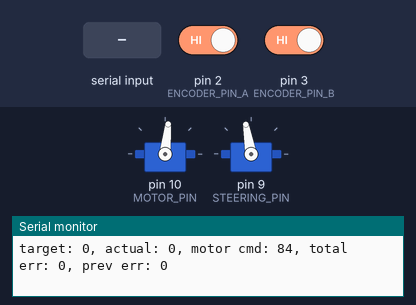
This sketch was run on a simulated Arduino Pro Mini, built with avr-gcc and run on an emulated ATmega328P. Shown: 2 × servo, the last lines printed to the serial monitor. Inputs (shaded band) come from the test bench; at power-on: pin 2 (ENCODER_PIN_A) HIGH, pin 3 (ENCODER_PIN_B) HIGH.

Above: at 1.2 s.
1.3 s: "-" received over Serial
At 1.85 s:
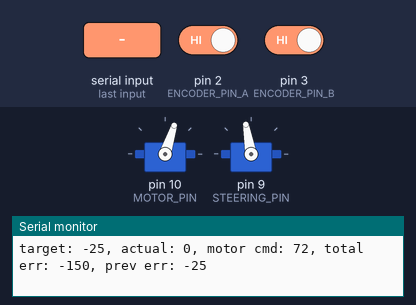
4.3 s: "/" received over Serial
At 6.8 s:
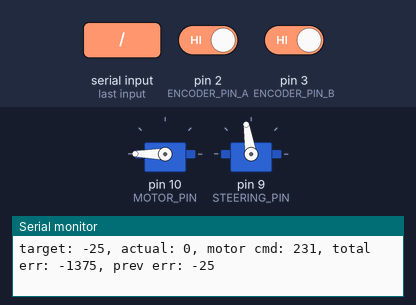
7.3 s: "+" received over Serial
At 8.3 s:
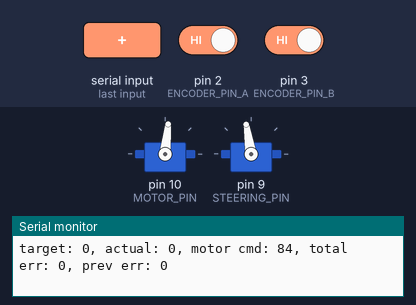
8.8 s: "+" received over Serial
At 9.35 s:
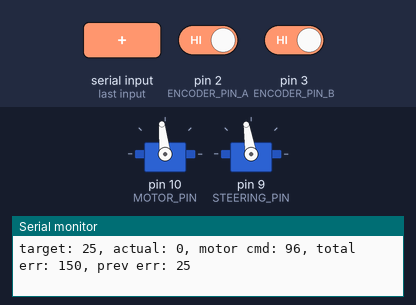
11.8 s: "*" received over Serial
At 11.95 s:
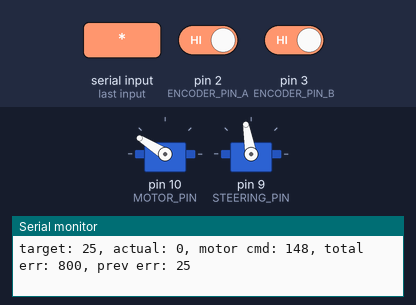
Timing chart, 0 to 15.0 s (numbered marks = the images above; inputs shaded):
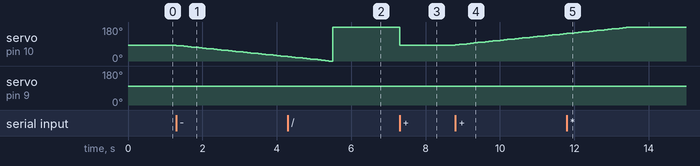

The sketch:

SpeedSteeringManualControl.ino
```cpp
/**
 * Tests the speed and steering angle controllers in the Pharos Lab Traxxas Stampede mobility chassis.
 * The speed controller implements a PID loop that adjusts the speed command being
 * sent to the motor controller based on feedback from the encoder.  The user can
 * adjust the target speed by using the '-' and '+' keys through the serial console.
 * The initial target speed is 0m/s.  The target speeds (in cm/s) are defined within the
 * TARGET_SPEED array.
 *
 * The steering angle is controlled by '/' and '*' keys through the serial console.
 *
 * This program runs on an Arduino Pro mini with the encoder channel A attached to pin 2,
 * encoder channel B attached to pin 3, and the motor controller's signal line connected to pin 10.
 *
 * The Syren 25A motor controller must be set on R/C Input mode.  The DIP switches are set as follows:
 * OFF, ON, OFF, ON, ON, ON
 *
 * @author Chien-Liang Fok
 * @date 02/06/2012
 */

// The servo library is used to generate the RC PWM signal that is used by the motor controller.
#include <Servo.h>

int TARGET_SPEED[] = {-200, -175, -150, -125, -100, -75, -50, -25, 0, 25, 50, 75, 100, 125, 150, 175, 200};
#define NUM_SPEEDS 17
int _currentSpeedIndx = 8;

/**
 * Defines the first byte of a message that is sent over the serial port.
 */
//#define PROTEUS_BEGIN 0x24

/*
 * Define the pins used by this program.
 */
enum PIN_ASSIGNMENTS {
  ENCODER_PIN_A = 2,
  ENCODER_PIN_B = 3,
  STEERING_PIN = 9,
  MOTOR_PIN = 10,
  LED_PIN = 13,
};

/*
 * Define the range of parameters for controlling the motor.
 */
#define MOTOR_MIN_PULSE 1000
#define MOTOR_MAX_PULSE 2000
#define MOTOR_MAX_FORWARD 255
#define MOTOR_STOP 84
#define MOTOR_MAX_BACKWARD 0
#define MOTOR_POS_ACCEL_LIMIT 25  // The max positive acceleration in m/s/100ms
#define MOTOR_NEG_ACCEL_LIMIT 50  // The max negative acceleration in m/s/100ms
#define MOTOR_MAX_ERROR 100 // The maximum error in cm/s

/*
 * Define the range of parameters for controlling the steering angle.
 */
#define STEERING_MIN_PULSE 1000
#define STEERING_MAX_PULSE 2000
#define STEERING_MAX_LEFT 20
#define STEERING_CENTER 100
#define STEERING_MAX_RIGHT 180

byte _ledState = 0;

// Variable declarations
Servo _motorControl;

volatile int _encoderCnt = 0;

boolean _A_set = false;
boolean _B_set = false;

/**
 * The time when the speed command was last updated in milliseconds since the MCU was powered on.
 */
unsigned long _prevUpdateTime = 0;

unsigned int _currMotorCmd = MOTOR_STOP; // This is the command send to the Servo component, which generates the RC PWM signal.
int _targetSpeed = 0; // units is cm/s (50cm/s = 0.5m/s)
int _throttledTargetSpeed = 0; // units is cm/s

/**
 * Define the coefficients of the motor PID controller.
 */
#define MOTOR_PID_P 10
#define MOTOR_PID_I 0
#define MOTOR_PID_D 0

int _prevErr = 0;  // The previous error.  This is used when computing the "D" term of the PID controller.
int _totalErr = 0; // The cumulative error since the system started.  This is used by the "I" term in the PID controller

Servo steeringServo;
int _steeringAngle = STEERING_CENTER;

void setup() {

  // Configure the encoder pins
  pinMode(ENCODER_PIN_A, INPUT);
  pinMode(ENCODER_PIN_B, INPUT);
  digitalWrite(ENCODER_PIN_A, HIGH);  // turn on pullup resistor
  digitalWrite(ENCODER_PIN_B, HIGH);  // turn on pullup resistor

  // Configure the encoder interrupts
  attachInterrupt(0, doEncoderA, CHANGE); // encoder channel A is on pin 2, interrupt 0
  attachInterrupt(1, doEncoderB, CHANGE); // encoder channel B is on pin 3, interrupt 1

  // Initialize the motor controller.  The motor is controlled via RC PWM signal
  _motorControl.attach(MOTOR_PIN, MOTOR_MIN_PULSE, MOTOR_MAX_PULSE);
  _motorControl.write(MOTOR_STOP);

  // Set the target speed.
  _targetSpeed = TARGET_SPEED[_currentSpeedIndx];

  steeringServo.attach(STEERING_PIN, STEERING_MIN_PULSE, STEERING_MAX_PULSE);
  steeringServo.write(STEERING_CENTER);

  // Initialize the serial port.  This is for communicating the PID controller's state to an attached PC.
  Serial.begin(115200);
}

void loop() {
  unsigned long currTime = millis();

  if (Serial.available()) {
    char dir = Serial.read();
    if (dir == '-') {
      if (_currentSpeedIndx > 0) {
        _currentSpeedIndx--;
        _targetSpeed = TARGET_SPEED[_currentSpeedIndx];
      }
    } else if (dir == '+') {
      if (_currentSpeedIndx < NUM_SPEEDS - 1) {
         _currentSpeedIndx++;
        _targetSpeed = TARGET_SPEED[_currentSpeedIndx];
      }
    } else if (dir == '/') {
      _steeringAngle--;
      if (_steeringAngle < STEERING_MAX_LEFT)
        _steeringAngle = STEERING_MAX_LEFT;
    } else if (dir == '*') {
      _steeringAngle++;
      if (_steeringAngle > STEERING_MAX_RIGHT)
        _steeringAngle = STEERING_MAX_RIGHT;
    }

    steeringServo.write(_steeringAngle);

    Serial.print("Target speed: ");
    Serial.print(_targetSpeed);
    Serial.print("Steering angle: ");
    Serial.println(_steeringAngle);

    toggleLED();
  }

  /**
   * Update the throttled target speed and PID controller every 100ms.
   */
  if (calcTimeDiff(_prevUpdateTime, currTime) >= 100) {
    int encoderCnt = _encoderCnt;
    _encoderCnt = 0;
    _prevUpdateTime = currTime;

    // Compute the number of encoder counts per second.
    // Since encoderCnt is the number of counter per 100ms, multiply by 10 to get
    // number of counts per second.
    int cntPerSecond = encoderCnt * 10;

    // Calculate speed in cm/s.  To do this, divide cntPerSecond
    // by 1000 (since there are 1000 encoder counts per wheel rotation), then multiple
    // by 36 (since the wheel's circumference is 36cm).  Collectivity,
    // this is approximately equal to dividing cntPerSecond by 28.
    int currSpeed = cntPerSecond / 28; // / 1000 * 36;

    // Update the throttled target speed.  This implements software-based acceleration/deceleration.
    if (_throttledTargetSpeed != _targetSpeed) {
      if (_throttledTargetSpeed < _targetSpeed) {
        // Must increase speed
        if (MOTOR_POS_ACCEL_LIMIT == 0 || _targetSpeed - _throttledTargetSpeed < MOTOR_POS_ACCEL_LIMIT)
          _throttledTargetSpeed = _targetSpeed;
        else
          _throttledTargetSpeed += MOTOR_POS_ACCEL_LIMIT;
      } else {
        // Must decrease speed
        if (MOTOR_NEG_ACCEL_LIMIT == 0 || _throttledTargetSpeed - _targetSpeed < MOTOR_NEG_ACCEL_LIMIT)
          _throttledTargetSpeed = _targetSpeed;
        else
          _throttledTargetSpeed -= MOTOR_NEG_ACCEL_LIMIT;
      }
    }

    // Check for special stop condition
    if (_throttledTargetSpeed == 0) {
      _currMotorCmd = MOTOR_STOP;
      _prevErr = _totalErr = 0;
    } else {
      // Calculate the speed error in cm/s.  A positive value means the robot
      // is currently traveling too slow and must speed up.
      int currSpeedErr = _throttledTargetSpeed - currSpeed;

      // Update the PID controller terms.
      _totalErr += currSpeedErr;
      int deltaErr = currSpeedErr - _prevErr;
      _prevErr = currSpeedErr;

      if (abs(_prevErr) > MOTOR_MAX_ERROR) {
        _currMotorCmd = MOTOR_STOP;
        _prevErr = _totalErr = _throttledTargetSpeed = 0;
      } else {
        // Generate the new motor command
        _currMotorCmd += currSpeedErr/MOTOR_PID_P + MOTOR_PID_I * _totalErr + MOTOR_PID_D * deltaErr;
      }

      // Apply the cutoffs to ensure the robot does not move too fast
      if (_currMotorCmd > MOTOR_MAX_FORWARD) {
        _currMotorCmd = MOTOR_MAX_FORWARD;
      } else if (_currMotorCmd < MOTOR_MAX_BACKWARD) {
        _currMotorCmd = MOTOR_MAX_BACKWARD;
      }
    }

    // Send the new motor command to the motor.
    _motorControl.write(_currMotorCmd);

    Serial.print("target: ");
    Serial.print(_targetSpeed);
    Serial.print(", actual: ");
    Serial.print(currSpeed);
    Serial.print(", motor cmd: ");
    Serial.print(_currMotorCmd);
    Serial.print(", total err: ");
    Serial.print(_totalErr);
    Serial.print(", prev err: ");
    Serial.println(_prevErr);
  }
}

unsigned long calcTimeDiff(unsigned long time1, unsigned long time2) {
  if (time1 > time2) {
    unsigned long maxUL = 0xFFFFFFFF;
    return maxUL - time2 + time1;
  } else
    return time2 - time1;
}

// The following encoder interrupts were taken from:
// http://www.arduino.cc/playground/Main/RotaryEncoders

// Interrupt on A changing state
void doEncoderA(){
  // Test transition
  _A_set = digitalRead(ENCODER_PIN_A) == HIGH;
  // and adjust counter + if A leads B
  _encoderCnt += (_A_set != _B_set) ? +1 : -1;
}

// Interrupt on B changing state
void doEncoderB(){
  // Test transition
  _B_set = digitalRead(ENCODER_PIN_B) == HIGH;
  // and adjust counter + if B follows A
  _encoderCnt += (_A_set == _B_set) ? +1 : -1;
}

void toggleLED() {
  digitalWrite(LED_PIN, _ledState);
  _ledState != _ledState;
}
```

Measured:
- after the input at 1.3 s, servo on pin 10 (MOTOR_PIN): moves from 84° to 24° over 2.9 s, starting at once
- after the input at 4.3 s, servo on pin 9 (STEERING_PIN): 100° → 99° at once
- after the input at 7.3 s, servo on pin 10 (MOTOR_PIN): 180° → 84° at once
- after the input at 8.8 s, servo on pin 10 (MOTOR_PIN): moves from 84° to 144° over 2.9 s, starting at once
- after the input at 11.8 s, servo on pin 9 (STEERING_PIN): 99° → 100° at once
